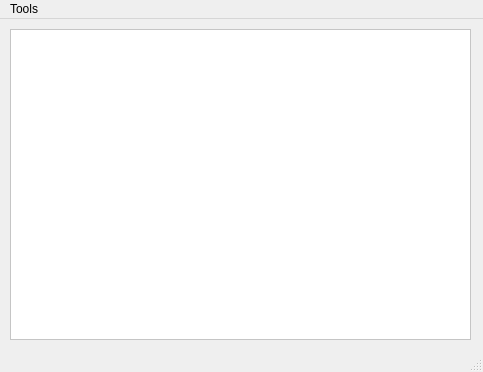
<?xml version="1.0" encoding="UTF-8"?>
<ui version="4.0">
 <class>CalculationScreen</class>
 <widget class="QMainWindow" name="CalculationScreen">
  <property name="geometry">
   <rect>
    <x>0</x>
    <y>0</y>
    <width>483</width>
    <height>372</height>
   </rect>
  </property>
  <property name="windowTitle">
   <string>S&amp;C Calculator: calculation list</string>
  </property>
  <widget class="QWidget" name="centralwidget">
   <widget class="QTextBrowser" name="textBrowser">
    <property name="geometry">
     <rect>
      <x>10</x>
      <y>10</y>
      <width>461</width>
      <height>311</height>
     </rect>
    </property>
    <property name="font">
     <font>
      <family>Times New Roman</family>
      <pointsize>12</pointsize>
     </font>
    </property>
    <property name="styleSheet">
     <string notr="true">color: rgb(0, 0, 0);
background-color: rgb(255, 255, 255);</string>
    </property>
   </widget>
  </widget>
  <widget class="QMenuBar" name="menubar">
   <property name="geometry">
    <rect>
     <x>0</x>
     <y>0</y>
     <width>483</width>
     <height>20</height>
    </rect>
   </property>
   <widget class="QMenu" name="menuTools">
    <property name="title">
     <string>Tools</string>
    </property>
    <addaction name="actionFull_screen"/>
    <addaction name="actionNormal_screen"/>
    <addaction name="actionClean_calculation_list"/>
    <addaction name="actionRenew"/>
    <addaction name="separator"/>
    <addaction name="actionExit"/>
   </widget>
   <addaction name="menuTools"/>
  </widget>
  <widget class="QStatusBar" name="statusbar"/>
  <action name="actionFull_screen">
   <property name="checkable">
    <bool>true</bool>
   </property>
   <property name="text">
    <string>Full screen</string>
   </property>
   <property name="toolTip">
    <string>Ctrl + F</string>
   </property>
   <property name="shortcut">
    <string>Ctrl+F</string>
   </property>
  </action>
  <action name="actionNormal_screen">
   <property name="text">
    <string>Normal screen</string>
   </property>
   <property name="toolTip">
    <string>Ctrl+N</string>
   </property>
   <property name="shortcut">
    <string>Ctrl+N</string>
   </property>
  </action>
  <action name="actionExit">
   <property name="text">
    <string>Exit</string>
   </property>
   <property name="toolTip">
    <string>Ctrl+E</string>
   </property>
   <property name="shortcut">
    <string>Ctrl+E</string>
   </property>
  </action>
  <action name="actionRenew">
   <property name="text">
    <string>Renew calc list</string>
   </property>
   <property name="toolTip">
    <string>Ctrl+R</string>
   </property>
   <property name="shortcut">
    <string>Ctrl+R</string>
   </property>
  </action>
  <action name="actionClean_calculation_list">
   <property name="text">
    <string>Clean calc list</string>
   </property>
  </action>
 </widget>
 <resources/>
 <connections/>
</ui>
